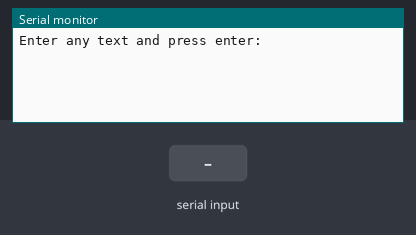
The sketch below on a simulated Arduino Uno, built with avr-gcc and run on an emulated ATmega328P. Shown: the last lines printed to the serial monitor. Inputs (shaded band) come from the test bench.

Above: at 1.2 s.
1.3 s: "1\n" received over Serial
At 2.0 s:
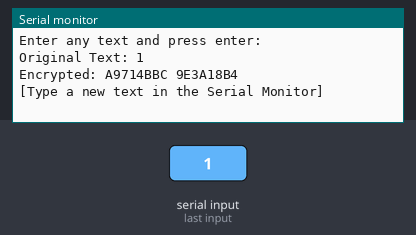
2.8 s: "0\n" received over Serial
At 4.0 s:
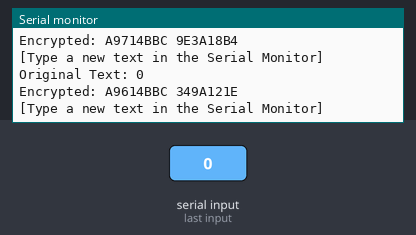
4.3 s: "2\n" received over Serial
At 5.5 s:
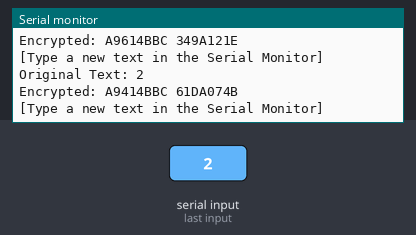

Measured:
- after the input at 1.3 s, the serial monitor: prints a new line at once (image 1)
- after the input at 2.8 s, the serial monitor: prints a new line at once (image 2)
- after the input at 4.3 s, the serial monitor: prints a new line at once (image 3)

The sketch:

SIMON.ino
```cpp
#include <Arduino.h>

#define ROUNDS 44
#define KEY_WORDS 4

// Function to perform the SIMON round
void simon_round(uint32_t &x, uint32_t &y, uint32_t k) {
    x = (x << 1) | (x >> (32 - 1));
    x ^= y;
    y ^= k;
    y = (y >> 1) | (y << (32 - 1));
}

// Function to expand the key
void simon_expand(uint32_t const K[KEY_WORDS], uint32_t S[ROUNDS]) {
    uint32_t i, b = K[0];
    uint32_t a[KEY_WORDS - 1];

    for (i = 0; i < (KEY_WORDS - 1); i++) {
        a[i] = K[i + 1];
    }

    S[0] = b;
    for (i = 0; i < ROUNDS - 1; i++) {
        simon_round(a[i % (KEY_WORDS - 1)], b, i);
        S[i + 1] = b;
    }
}

// Function to encrypt plaintext using the key schedule
void simon_encrypt(uint32_t plaintext[2], uint32_t ciphertext[2], uint32_t const key_schedule[ROUNDS]) {
    uint32_t i;
    ciphertext[0] = plaintext[0];
    ciphertext[1] = plaintext[1];
    for (i = 0; i < ROUNDS; i++) {
        simon_round(ciphertext[1], ciphertext[0], key_schedule[i]);
    }
}

void setup() {
    Serial.begin(9600);
    Serial.println("Enter any text and press enter:");
}

void loop() {
    if (Serial.available() > 0) {
        String input = Serial.readStringUntil('\n');
        input.trim(); // Trim any whitespace

        if (input.length() < 8) {
            input += String("        ").substring(0, 8 - input.length()); // Pad with spaces if too short
        }

        uint32_t key[KEY_WORDS] = {0x01020304, 0x05060708, 0x090A0B0C, 0x0D0E0F10};
        uint32_t key_schedule[ROUNDS];
        simon_expand(key, key_schedule);

        uint32_t plaintext[2] = {0, 0};
        memcpy(&plaintext[0], input.c_str(), 4);
        memcpy(&plaintext[1], input.c_str() + 4, 4);

        uint32_t ciphertext[2];
        simon_encrypt(plaintext, ciphertext, key_schedule);

        Serial.print("Original Text: ");
        Serial.println(input);
        Serial.print("Encrypted: ");
        Serial.print(ciphertext[0], HEX);
        Serial.print(" ");
        Serial.println(ciphertext[1], HEX);
        Serial.println();

        Serial.println("[Type a new text in the Serial Monitor]");
    }
}
```
